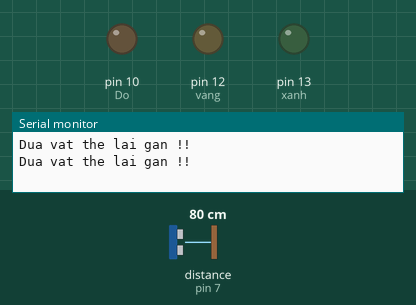
Simulated run of this sketch. Board: Arduino Uno, built with avr-gcc and run on an emulated ATmega328P. On the bench: output pins drawn as LEDs (lit = HIGH), the last lines printed to the serial monitor. Wiring (inferred from the names in the program): ultrasonic range finder: trigger pin 8; echo pin 7. The test bench sets the inputs (shaded band); at power-on: distance to the obstacle (sensor on pin 7) 80 cm. The echo pulse lasts 58.3 µs per cm; pins used as bus, display or sensor lines are not drawn.

Above: at 1.8 s.
1.9 s: distance to the obstacle (sensor on pin 7) set to 75 cm
At 3.2 s:
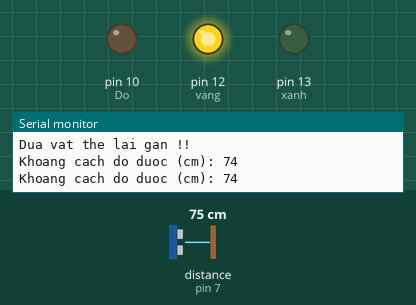
3.5 s: distance to the obstacle (sensor on pin 7) set to 13 cm
5.2 s: distance to the obstacle (sensor on pin 7) set to 10 cm
At 6.9 s:
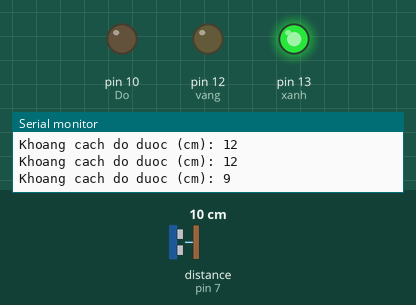
7.5 s: distance to the obstacle (sensor on pin 7) set to 18 cm
At 8.5 s:
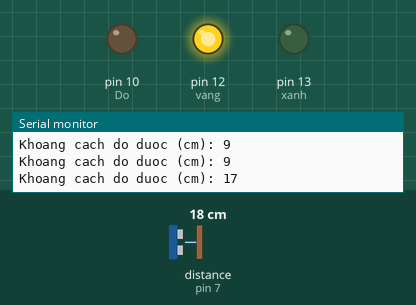
9.5 s: distance to the obstacle (sensor on pin 7) set to 2 cm
At 11.3 s:
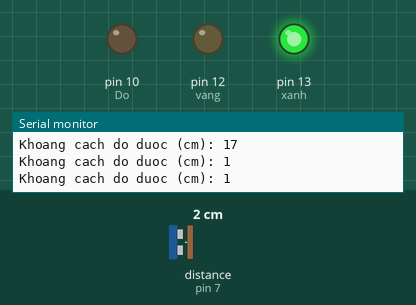
Timing chart, 0 to 12.5 s (numbered marks = the images above; inputs shaded):
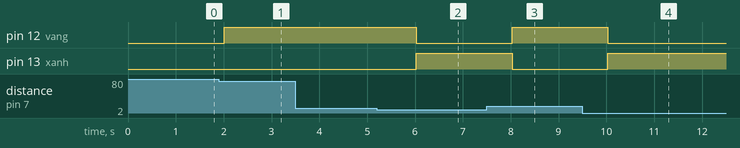

The sketch:

ultrasonic_led.ino
```cpp
#define TRIG_PIN 8    // Chân Trig (1 chân digital output) nối với chân 8
#define ECHO_PIN 7    // Chân Echo (1 chân digital input) nối với chân 7
#define TIME_OUT 5000 // Time_out của pulseIn là 5000 microsecond

int xanh = 13;
int vang = 12;
int Do = 10;

// Chương trình con tính khoảng cách
float getDistance(){
  long duration, distanceCm;

  digitalWrite(TRIG_PIN, LOW);    //tắt chân trig trong 2s
  delayMicroseconds(2);
  digitalWrite(TRIG_PIN, HIGH);   //phát xung từ chân trig
  delayMicroseconds(10);          //xung có độ dài 10ms
  digitalWrite(TRIG_PIN, LOW);    //tắt chân trig

  // Thời gian tín hiệu phản hồi lại chân Echo
  duration = pulseIn(ECHO_PIN, HIGH, TIME_OUT);

  // Tính khoảng cách
  distanceCm = duration/29.1/2;

  // trả lại giá trị tính được
  return distanceCm;
}

void setup() {
  Serial.begin(9600);

  pinMode(TRIG_PIN, OUTPUT);
  pinMode(ECHO_PIN, INPUT);

  pinMode(xanh,OUTPUT);
  pinMode(vang,OUTPUT);
  pinMode(Do,OUTPUT);

  //digitalWrite(13,LOW);
  //digitalWrite(12,LOW);
  //digitalWrite(10,LOW);
}

void loop() {
  long distance = getDistance();

  if (distance <= 0){
    Serial.println("Dua vat the lai gan !!");
  }
  else{
    Serial.print("Khoang cach do duoc (cm): ");
    Serial.println(distance);
  }

  if(distance <=10 && distance >0 ){
    digitalWrite(13,HIGH);
    digitalWrite(12,LOW);
  }
  else if(distance >10){
    digitalWrite(12,HIGH);
    digitalWrite(13,LOW);
  }
  else{
    digitalWrite(12,LOW);
    digitalWrite(13,LOW);
    digitalWrite(10,LOW);
  }
  delay(1000);
}
```

Measured:
- the behaviour switches between 79 and 78 cm on distance to the obstacle (sensor on pin 7) (found by bisection; images 0 and 1)
- the behaviour switches between 12 and 11 cm on distance to the obstacle (sensor on pin 7) (found by bisection; images 1 and 2)
- after the input at 1.9 s, pin 12 (vang): LOW → HIGH after 0.12 s
- after the input at 5.2 s, pin 12 (vang): HIGH → LOW after 0.83 s; pin 13 (xanh): LOW → HIGH after 0.83 s
- after the input at 7.5 s, pin 12 (vang): LOW → HIGH after 0.53 s; pin 13 (xanh): HIGH → LOW after 0.53 s
- after the input at 9.5 s, pin 12 (vang): HIGH → LOW after 0.53 s; pin 13 (xanh): LOW → HIGH after 0.53 s
